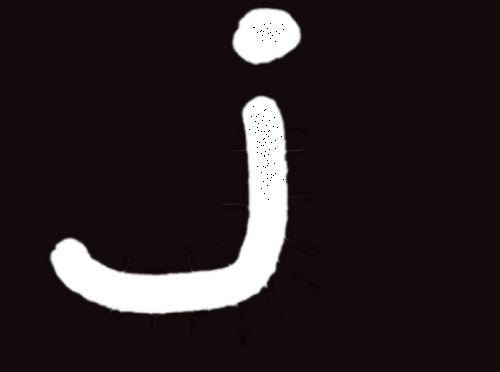
#> input picture 06-形态学/02-通用形态学/erode2.png, 500 x 372 px
$ python '02-闭运算.py'
#> lines starting #> are read from the running program, lines starting #| are printed output that depends on the picture
# coding: utf-8
# filename: 02-闭运算
# develop: sif
# date: 2022-09-30 16:16

# 读取两幅图像，进行闭运算，实现出去内部杂质，图像的连接
import cv2
import numpy as np
img_1 = cv2.imread('erode2.png', 1)
#> img_1 is the input picture: shape (372, 500, 3); mean B, G, R 34.9, 34.9, 42.1
img_2 = cv2.imread('fangkuai_1.jpg', 1)
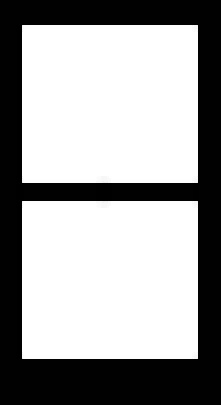
#> input picture 06-形态学/02-通用形态学/fangkuai_1.jpg, 221 x 405 px
#> img_2 is the input picture: shape (405, 221, 3); min 0, max 255, mean 158.7
# 创建结构元
kernel = np.ones((5, 5), np.uint8)
# 开运算
rst = cv2.morphologyEx(img_1, cv2.MORPH_CLOSE, kernel, iterations=4)
rst_2 = cv2.morphologyEx(img_2, cv2.MORPH_CLOSE, kernel, iterations=10)
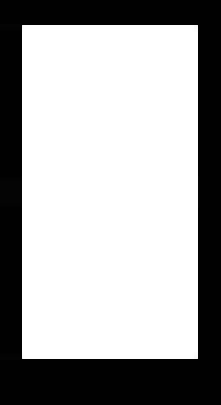
#> rst_2: shape (405, 221, 3); min 1, max 255, mean 167.8
cv2.imshow('img_1', img_1)
cv2.imshow('img_2', img_2)
cv2.imshow('rst', rst)
cv2.imshow('rst_2', rst_2)
cv2.waitKey()
cv2.destroyAllWindows()
